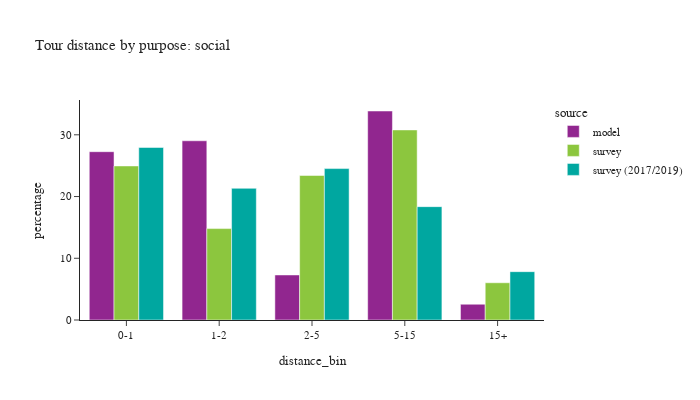

Notebook cell for this chart:
### Code cell
plot_bins(tour, tour['pdpurp'] == 7, 'social')

### Figure 1 — Plotly figure (JSON) as saved in the notebook; plotly's stock layout.template omitted (floating-point values rounded to 4 significant figures)
{"data": [{"alignmentgroup": "True", "customdata": [[39182], [41724], [10485], [48656], [3668]], "hovertemplate": "source=model<br>distance_bin=%{x}<br>percentage=%{y}<br>sample count=%{customdata[0]}<extra></extra>", "legendgroup": "model", "marker": {"color": "#91268F", "pattern": {"shape": ""}}, "name": "model", "offsetgroup": "model", "orientation": "v", "showlegend": true, "textposition": "auto", "type": "bar", "x": ["0-1", "1-2", "2-5", "5-15", "15+"], "xaxis": "x", "y": [27.26, 29.03, 7.296, 33.86, 2.552], "yaxis": "y"}, {"alignmentgroup": "True", "customdata": [[1016], [546], [661], [580], [199]], "hovertemplate": "source=survey<br>distance_bin=%{x}<br>percentage=%{y}<br>sample count=%{customdata[0]}<extra></extra>", "legendgroup": "survey", "marker": {"color": "#8CC63E", "pattern": {"shape": ""}}, "name": "survey", "offsetgroup": "survey", "orientation": "v", "showlegend": true, "textposition": "auto", "type": "bar", "x": ["0-1", "1-2", "2-5", "5-15", "15+"], "xaxis": "x", "y": [24.96, 14.81, 23.41, 30.79, 6.035], "yaxis": "y"}, {"alignmentgroup": "True", "customdata": [[1720], [821], [1049], [731], [253]], "hovertemplate": "source=survey (2017/2019)<br>distance_bin=%{x}<br>percentage=%{y}<br>sample count=%{customdata[0]}<extra></extra>", "legendgroup": "survey (2017/2019)", "marker": {"color": "#00A7A0", "pattern": {"shape": ""}}, "name": "survey (2017/2019)", "offsetgroup": "survey (2017/2019)", "orientation": "v", "showlegend": true, "textposition": "auto", "type": "bar", "x": ["0-1", "1-2", "2-5", "5-15", "15+"], "xaxis": "x", "y": [27.95, 21.33, 24.53, 18.36, 7.829], "yaxis": "y"}], "layout": {"barmode": "group", "font": {"size": 11}, "height": 400, "legend": {"title": {"text": "source"}, "tracegroupgap": 0}, "title": {"text": "Tour distance by purpose: social"}, "width": 700, "xaxis": {"anchor": "y", "domain": [0.0, 1.0], "title": {"text": "distance_bin"}}, "yaxis": {"anchor": "x", "domain": [0.0, 1.0], "title": {"text": "percentage"}}}}
